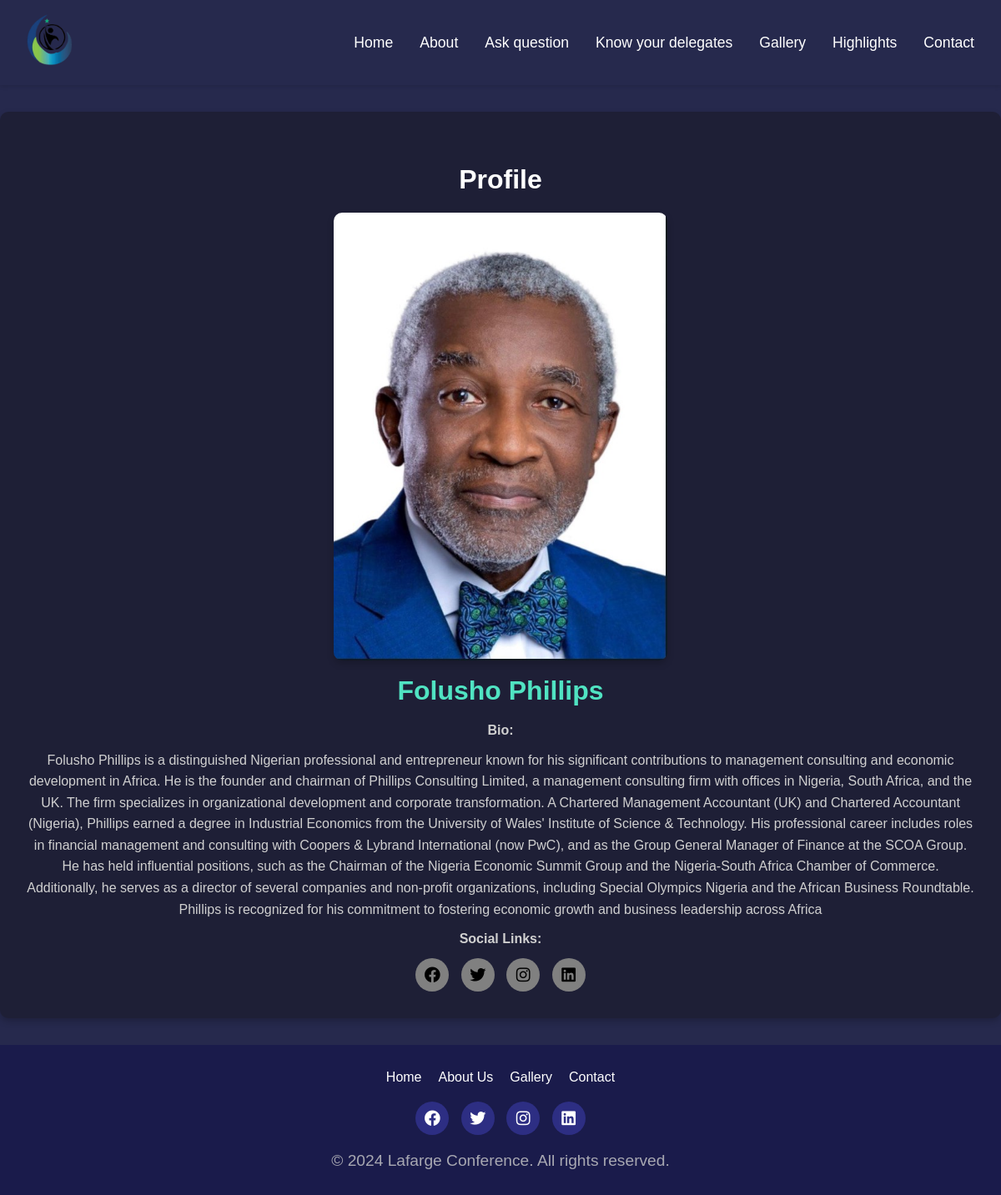
/speaker/2, run on an earlier commit of the app's database.
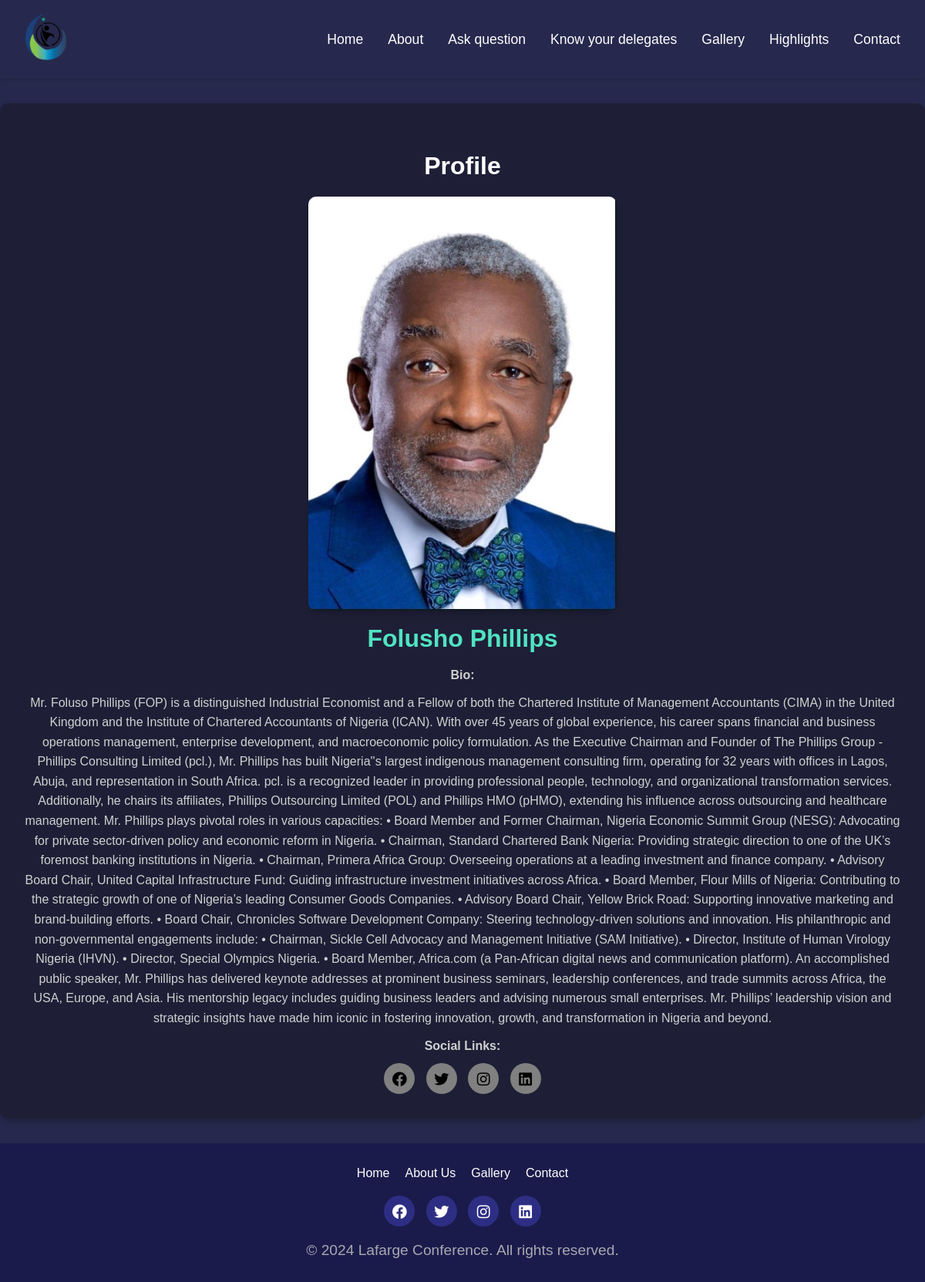
And on a later commit of the database.
### tables this page shows
CREATE TABLE speakers (
            id INTEGER PRIMARY KEY AUTOINCREMENT,
            name TEXT NOT NULL,
            position TEXT NOT NULL,
            bio TEXT NOT NULL,
            image_url TEXT NOT NULL,
            facebook_url TEXT,
            twitter_url TEXT,
            linkedin_url TEXT
        );

### app.py (the view)
@app.route("/speaker/<int:speaker_id>")
def speaker_page(speaker_id):
    speaker = get_speaker_by_id(speaker_id)
    if not speaker:
        return "Speaker not found", 404
    return render_template("speaker.html", speaker=speaker)

### app.py (called while the page is built)
def get_speaker_by_id(speaker_id):
    with sqlite3.connect(DATABASE_FILE) as conn:
        cursor = conn.cursor()
        cursor.execute("SELECT * FROM speakers WHERE id = ?", (speaker_id,))
        row = cursor.fetchone()
        if row:
            return {
                "id": row[0],
                "name": row[1],
                "position": row[2],
                "bio": row[3],
                "image_url": row[4],
                "facebook_url": row[5],
                "twitter_url": row[6],
                "linkedin_url": row[7],
            }
    return None

### templates/speaker.html (shortened to what this page needs)
{% extends 'base.html' %}
{% block content %}
<section class="speaker-details">
    <div class="container">
        <h2>Profile</h2>
        <div class="grid-layout">
            <div class="image-container">
                <img src="{{ speaker.image_url }}" alt="{{ speaker.name }}">
            </div>
             <br>
            <div class="details-container">
                <h1>{{ speaker.name }}</h1>
                <p><strong>Bio:</strong></p>
                <p>{{ speaker.bio }}</p>
                <p><strong>Social Links:</strong></p>
                <div class="social-icons">
                    <a href="{{ speaker.facebook_url }}" target="_blank" rel="noopener noreferrer" style="background-color: grey"><i class="fab fa-facebook" style="color: black;"></i></a>
                    <a href="{{ speaker.twitter_url }}" target="_blank" rel="noopener noreferrer"  style="background-color: grey"><i class="fab fa-twitter" style="color: black;"></i></a>
                    <a href="{{ speaker.instagram_url }}" target="_blank" rel="noopener noreferrer"  style="background-color: grey"><i class="fab fa-instagram" style="color: black;"></i></a>
                    <a href="{{ speaker.linkedin_url }}" target="_blank" rel="noopener noreferrer"  style="background-color: grey"><i class="fab fa-linkedin" style="color: black;"></i></a>
                </div>
            </div>
        </div>
    </div>
</section>
{% endblock %}

What changed in the data, as far as the page shows it:
changed speakers "Folusho Phillips": bio "Folusho Phillips is a distinguished Nigerian professional and entrepreneur known for his significant contributions to management consulting and economic development in Africa. He is the founder and chairman of Phillips Consulting Limited, a management consulting firm with offices in Nigeria, South Africa, and the UK. The firm specializes in organizational development and corporate transformation. A Chartered Management Accountant (UK) and Chartered Accountant (Nigeria), Phillips earned a degree in Industrial Economics from the University of Wales' Institute of Science & Technology. His professional career includes roles in financial management and consulting with Coopers & Lybrand…" → "Mr. Foluso Phillips (FOP) is a distinguished Industrial Economist and a Fellow of both the Chartered Institute of Management Accountants (CIMA) in the United Kingdom and the Institute of Chartered Accountants of Nigeria (ICAN). With over 45 years of global experience, his career spans financial and business operations management, enterprise development, and macroeconomic policy formulation. As the Executive Chairman and Founder of The Phillips Group - Phillips Consulting Limited (pcl.), Mr. Phillips has built Nigeria''s largest indigenous management consulting firm, operating for 32 years with offices in Lagos, Abuja, and representation in South Africa. pcl. is a recognized leader in…"
